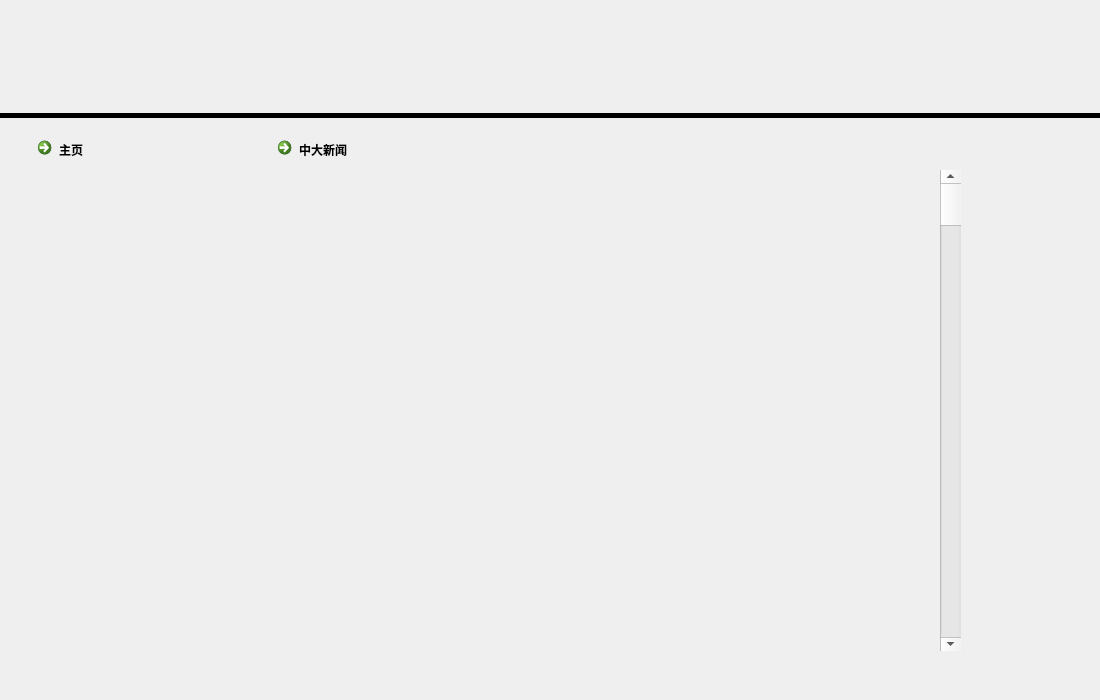
<?xml version="1.0" encoding="UTF-8"?>
<ui version="4.0">
 <class>zhuanye</class>
 <widget class="QWidget" name="zhuanye">
  <property name="geometry">
   <rect>
    <x>0</x>
    <y>0</y>
    <width>1100</width>
    <height>700</height>
   </rect>
  </property>
  <property name="windowTitle">
   <string>zhuanye</string>
  </property>
  <widget class="QLabel" name="label_3">
   <property name="geometry">
    <rect>
     <x>120</x>
     <y>10</y>
     <width>331</width>
     <height>81</height>
    </rect>
   </property>
   <property name="styleSheet">
    <string notr="true">image: url(:/png/image/中大新闻.png);</string>
   </property>
   <property name="text">
    <string/>
   </property>
  </widget>
  <widget class="QLabel" name="label">
   <property name="geometry">
    <rect>
     <x>20</x>
     <y>10</y>
     <width>141</width>
     <height>91</height>
    </rect>
   </property>
   <property name="styleSheet">
    <string notr="true">image: url(:/png/image/timg.png);</string>
   </property>
   <property name="text">
    <string/>
   </property>
  </widget>
  <widget class="QLabel" name="label_2">
   <property name="geometry">
    <rect>
     <x>-110</x>
     <y>10</y>
     <width>72</width>
     <height>15</height>
    </rect>
   </property>
   <property name="text">
    <string/>
   </property>
  </widget>
  <widget class="QCommandLinkButton" name="LinkButton_news_zhuye">
   <property name="geometry">
    <rect>
     <x>30</x>
     <y>130</y>
     <width>187</width>
     <height>41</height>
    </rect>
   </property>
   <property name="text">
    <string>主页</string>
   </property>
  </widget>
  <widget class="QCommandLinkButton" name="commandLinkButton">
   <property name="geometry">
    <rect>
     <x>270</x>
     <y>130</y>
     <width>187</width>
     <height>41</height>
    </rect>
   </property>
   <property name="text">
    <string>中大新闻</string>
   </property>
  </widget>
  <widget class="QScrollBar" name="verticalScrollBar">
   <property name="geometry">
    <rect>
     <x>940</x>
     <y>170</y>
     <width>21</width>
     <height>481</height>
    </rect>
   </property>
   <property name="orientation">
    <enum>Qt::Vertical</enum>
   </property>
  </widget>
  <widget class="Line" name="line_2">
   <property name="geometry">
    <rect>
     <x>-10</x>
     <y>90</y>
     <width>1141</width>
     <height>51</height>
    </rect>
   </property>
   <property name="toolTipDuration">
    <number>-1</number>
   </property>
   <property name="frameShadow">
    <enum>QFrame::Plain</enum>
   </property>
   <property name="lineWidth">
    <number>5</number>
   </property>
   <property name="midLineWidth">
    <number>10</number>
   </property>
   <property name="orientation">
    <enum>Qt::Horizontal</enum>
   </property>
  </widget>
  <widget class="QLabel" name="label_4">
   <property name="geometry">
    <rect>
     <x>1080</x>
     <y>130</y>
     <width>72</width>
     <height>15</height>
    </rect>
   </property>
   <property name="text">
    <string/>
   </property>
  </widget>
  <widget class="QLabel" name="label_5">
   <property name="geometry">
    <rect>
     <x>0</x>
     <y>10</y>
     <width>141</width>
     <height>91</height>
    </rect>
   </property>
   <property name="styleSheet">
    <string notr="true">image: url(:/image/timg.png);</string>
   </property>
   <property name="text">
    <string/>
   </property>
  </widget>
  <widget class="QLabel" name="label_6">
   <property name="geometry">
    <rect>
     <x>110</x>
     <y>10</y>
     <width>331</width>
     <height>81</height>
    </rect>
   </property>
   <property name="styleSheet">
    <string notr="true">image: url(:/image/中大新闻.png);</string>
   </property>
   <property name="text">
    <string/>
   </property>
  </widget>
 </widget>
 <layoutdefault spacing="6" margin="11"/>
 <resources/>
 <connections/>
</ui>
